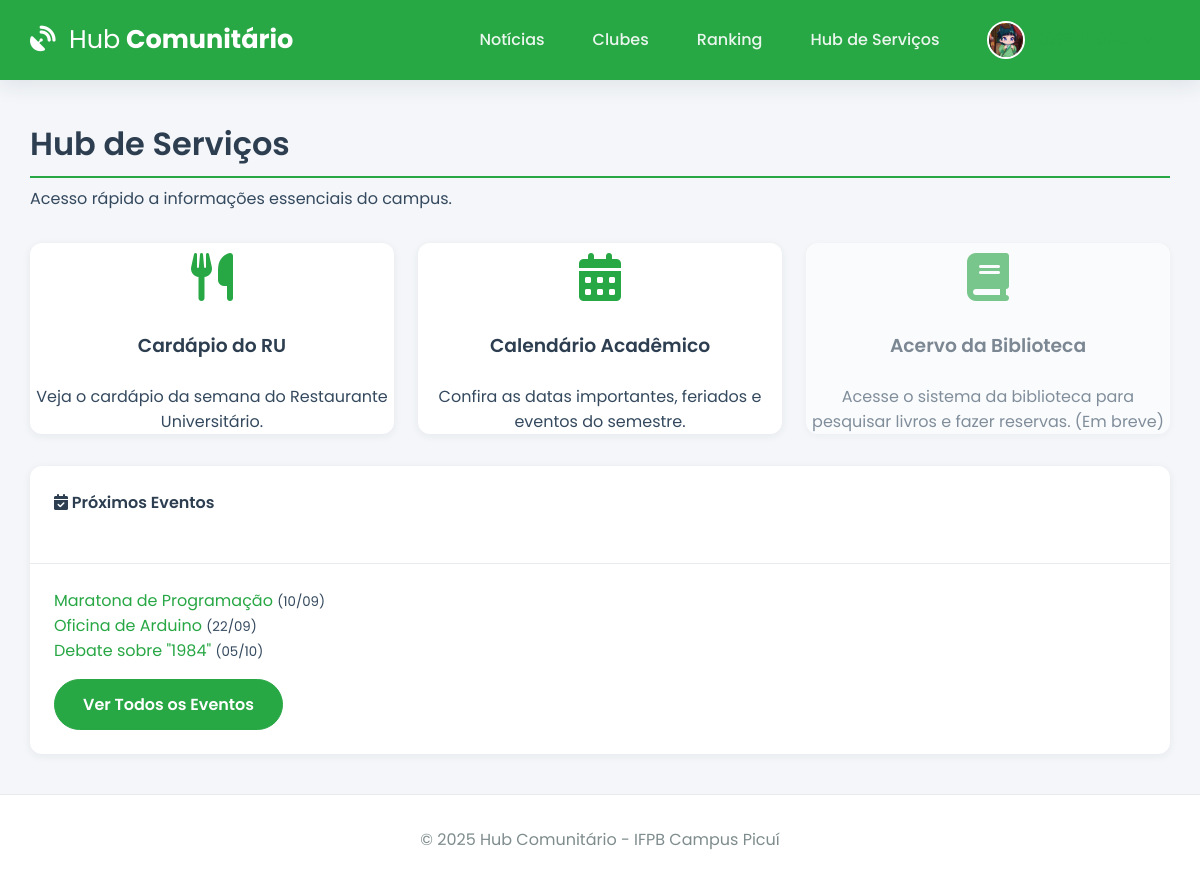
Before: /hub_servicos (signed in) with the older database file.
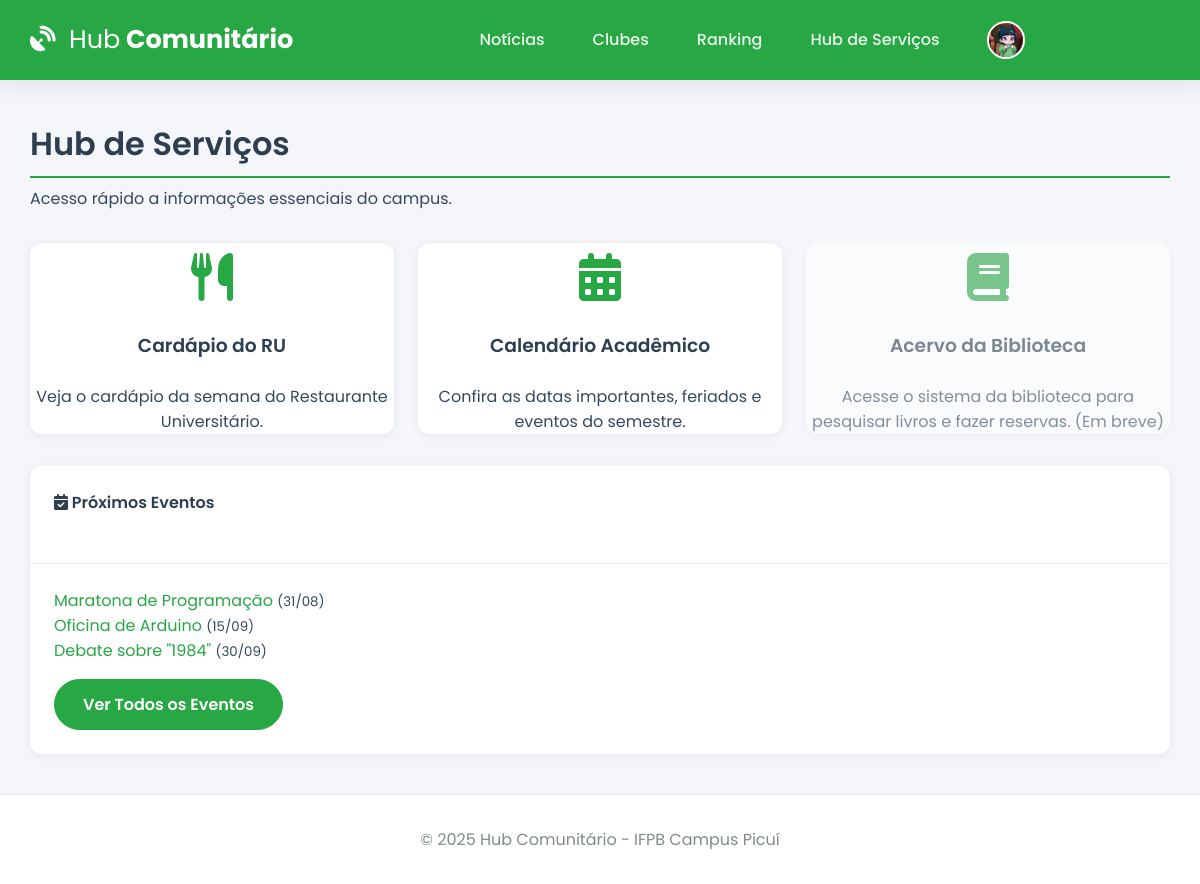
After: the same page with the newer database file.
### tables this page shows
CREATE TABLE evento (
    id INTEGER PRIMARY KEY AUTOINCREMENT,
    titulo TEXT NOT NULL,
    descricao TEXT NOT NULL,
    vagas INTEGER NOT NULL,
    data_evento TEXT NOT NULL, -- Usamos TEXT para DATETIME para simplificar com SQLite
    clube_id INTEGER NOT NULL,
    FOREIGN KEY (clube_id) REFERENCES clube (id)
);

### app.py (the view)
@app.route('/hub_servicos')
@login_required
def hub_servicos():
    agora = datetime.now(timezone.utc).isoformat()
    eventos_futuros = get_db().execute("SELECT * FROM evento WHERE data_evento >= ? ORDER BY data_evento ASC LIMIT 3", (agora,)).fetchall()
    return render_template('hub_servicos.html', eventos_futuros=eventos_futuros)

### app.py (called while the page is built)
def get_db():
    if 'db' not in g:
        g.db = sqlite3.connect(app.config['DATABASE'], detect_types=sqlite3.PARSE_DECLTYPES)
        g.db.row_factory = sqlite3.Row
    return g.db

@app.context_processor
def inject_global_vars():
    return dict(g=g, current_year=datetime.now(timezone.utc).year, timedelta=timedelta)

@app.template_filter('format_date_short')
def format_date_short_filter(s):
    if not s: return ""
    try: return datetime.fromisoformat(s).strftime('%d/%m')
    except: return s

@app.before_request
def load_logged_in_user():
    user_id = session.get('user_id')
    g.user = get_db().execute('SELECT * FROM user WHERE id = ?', (user_id,)).fetchone() if user_id else None
    if user_id and g.user is None: session.clear()

def login_required(f):
    @wraps(f)
    def decorated_function(*args, **kwargs):
        if g.user is None:
            flash('Você precisa fazer login para acessar esta página.', 'warning')
            return redirect(url_for('login'))
        return f(*args, **kwargs)
    return decorated_function

### templates/hub_servicos.html (shortened to what this page needs)
{% extends 'base.html' %}
{% block content %}
    <h1 class="page-header">Hub de Serviços</h1>
    <p class="lead text-muted" style="margin-top: -1rem; margin-bottom: 2rem;">Acesso rápido a informações essenciais do campus.</p>
    <div class="hub-grid">
        <a href="{{ url_for('cardapio') }}" class="card hub-card hub-link">
            <div class="hub-card-icon"><i class="fas fa-utensils"></i></div>
            <h3>Cardápio do RU</h3>
            <p>Veja o cardápio da semana do Restaurante Universitário.</p>
        </a>
        <a href="{{ url_for('calendario_academico') }}" class="card hub-card hub-link">
            <div class="hub-card-icon"><i class="fas fa-calendar-alt"></i></div>
            <h3>Calendário Acadêmico</h3>
            <p>Confira as datas importantes, feriados e eventos do semestre.</p>
        </a>
        <div class="card hub-card hub-link disabled">
            <div class="hub-card-icon"><i class="fas fa-book"></i></div>
            <h3>Acervo da Biblioteca</h3>
            <p>Acesse o sistema da biblioteca para pesquisar livros e fazer reservas. (Em breve)</p>
        </div>
    </div>
    <div class="card" style="margin-top: 2rem;">
        <div class="card-header"><h4><i class="fas fa-calendar-check"></i> Próximos Eventos</h4></div>
        <div class="card-body">
            {% if eventos_futuros %}
                <ul class="simple-list">
                {% for evento in eventos_futuros %}
                    <li><a href="{{ url_for('detalhe_evento', evento_id=evento.id) }}">{{ evento.titulo }}</a> <small>({{ evento.data_evento | format_date_short }})</small></li>
                {% endfor %}
                </ul>
                <a href="{{ url_for('eventos') }}" class="btn" style="margin-top: 1rem;">Ver Todos os Eventos</a>
            {% else %}
                 <div class="empty-state">
                    <p>Nenhum evento futuro agendado no momento.</p>
                </div>
            {% endif %}
        </div>
    </div>
{% endblock %}

Changed rows visible on the page:
changed evento "Maratona de Programação": data_evento "10/09" → "31/08"
changed evento "Oficina de Arduino": data_evento "22/09" → "15/09"
changed evento "Debate sobre \"1984\"": data_evento "05/10" → "30/09"
